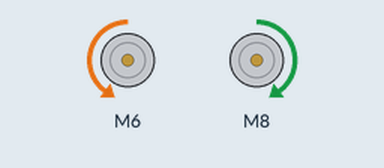
This sketch was run on a simulated Arduino Uno, built with avr-gcc and run on an emulated ATmega328P. Shown: 2 × DC motor (green arrow = forward, orange = backward, longer = faster).

Above: at 0.5 s.
At 3.5 s:
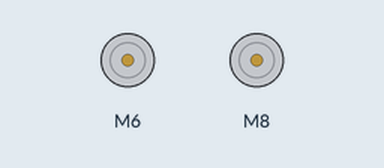
Timing chart, 0 to 7.8 s (numbered marks = the images above):
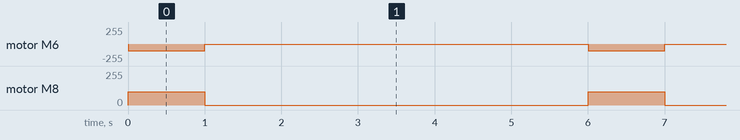

Measured:
- by itself, motor M6: alternates backward 100/255 for 1.0 s and stopped for 5.0 s
- by itself, motor M8: alternates forward 100/255 for 1.0 s and stopped for 5.0 s

The sketch:

fourmotortest.ino
```cpp
// Driver 1 PINOUT (Right side)
// L_EN -> 53
// R_EN -> 53
// L_PWM -> 6
// R_PWM -> 5

// Driver 2 PINOUT (Left side)
// L_EN -> 52
// R_EN -> 52
// L_PWM -> 8
// R_PWM -> 7

#include "BTS7960.h"

const uint8_t EN1 = 53;
const uint8_t L_PWM1 = 6;
const uint8_t R_PWM1 = 5;
const uint8_t EN2 = 52;
const uint8_t L_PWM2 = 8;
const uint8_t R_PWM2 = 7;

BTS7960 motorController1(EN1, L_PWM1, R_PWM1);
BTS7960 motorController2(EN2, L_PWM2, R_PWM2);

// Directions
enum directions {straight=0, left=1, right=2, back=3} ;
directions turnDirection = straight;

void move(int speed, int turndirection) {
  switch(turndirection) {
    case straight:
      motorController1.TurnRight(speed);
      motorController2.TurnLeft(speed);
      break;
    case back:
      motorController1.TurnLeft(speed);
      motorController2.TurnRight(speed);
      break;
    case left:
      stop();
      motorController1.TurnRight(speed);
      break;
    case right:
      stop();
      motorController2.TurnLeft(speed);
      break;
  }
}

void disable() {
  motorController1.Disable();
  motorController2.Disable();
}

void enable() {
  motorController1.Enable();
  motorController2.Enable();
}

void stop() {
  motorController1.Stop();
  motorController2.Stop();
}

void setup()
{
}

void loop()
{
  enable();
  move(100, back);
  // motorController2.TurnLeft(100); // Left wheel forward
  // motorController2.TurnRight(100); // Left wheel backward
  delay(500);
  move(100, back);
  delay(500);
  stop();
  disable();

  delay(5000);
}
```
